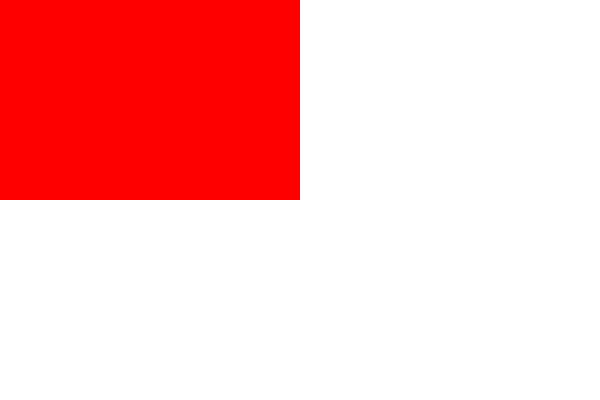
Frame 1 (no input)
Frame 60 (the mouse pressed at the canvas centre just before this capture): identical to frame 1, image omitted
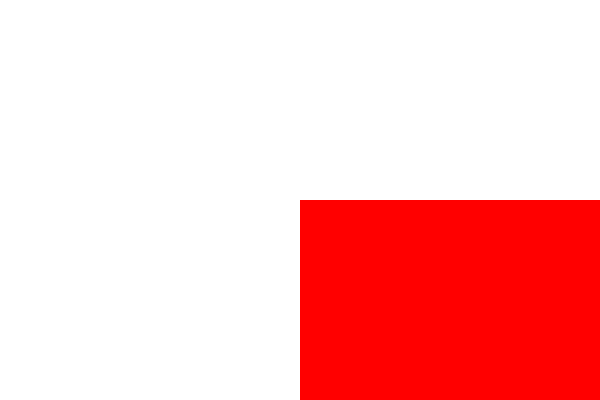
Frame 120 (the mouse held since frame 60 and released just before this capture)

The Processing sketch that drew these frames (run headless with seeded random() and noise(); from frame 60 on, the mouse is pressed at the canvas centre):

// Processing sketch: processing_113025
// ── processing_113025.pde

int x,y;

void setup(){
  size(600,400);
}

void draw(){
  noStroke();
  background(255);
  fill(255,0,0);
  rect (x,y,width/2, height/2);
  if ((mouseX< width/2) && (mouseY < height/2)){
    x=0;
    y=0;
  }else if ((mouseX> width/2) && (mouseY < height/2)){
    x = width/2;
    y =0;
  }else if ((mouseX< width/2) && (mouseY > height/2)){
    x = 0;
    y =height/2;
  }else {
    x = width/2;
    y =height/2;
  } 
}
